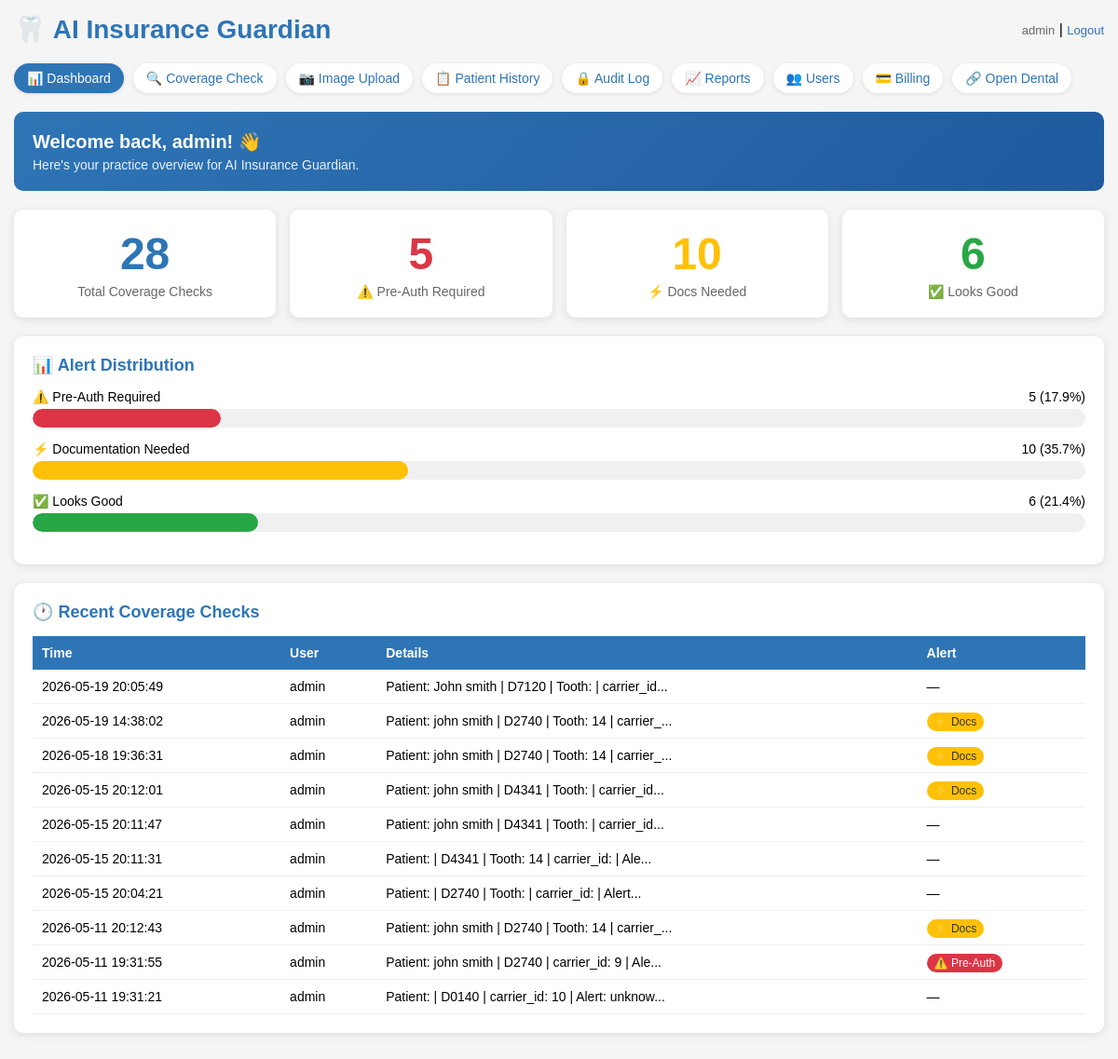
The page /dashboard (signed in) on the database as committed earlier.
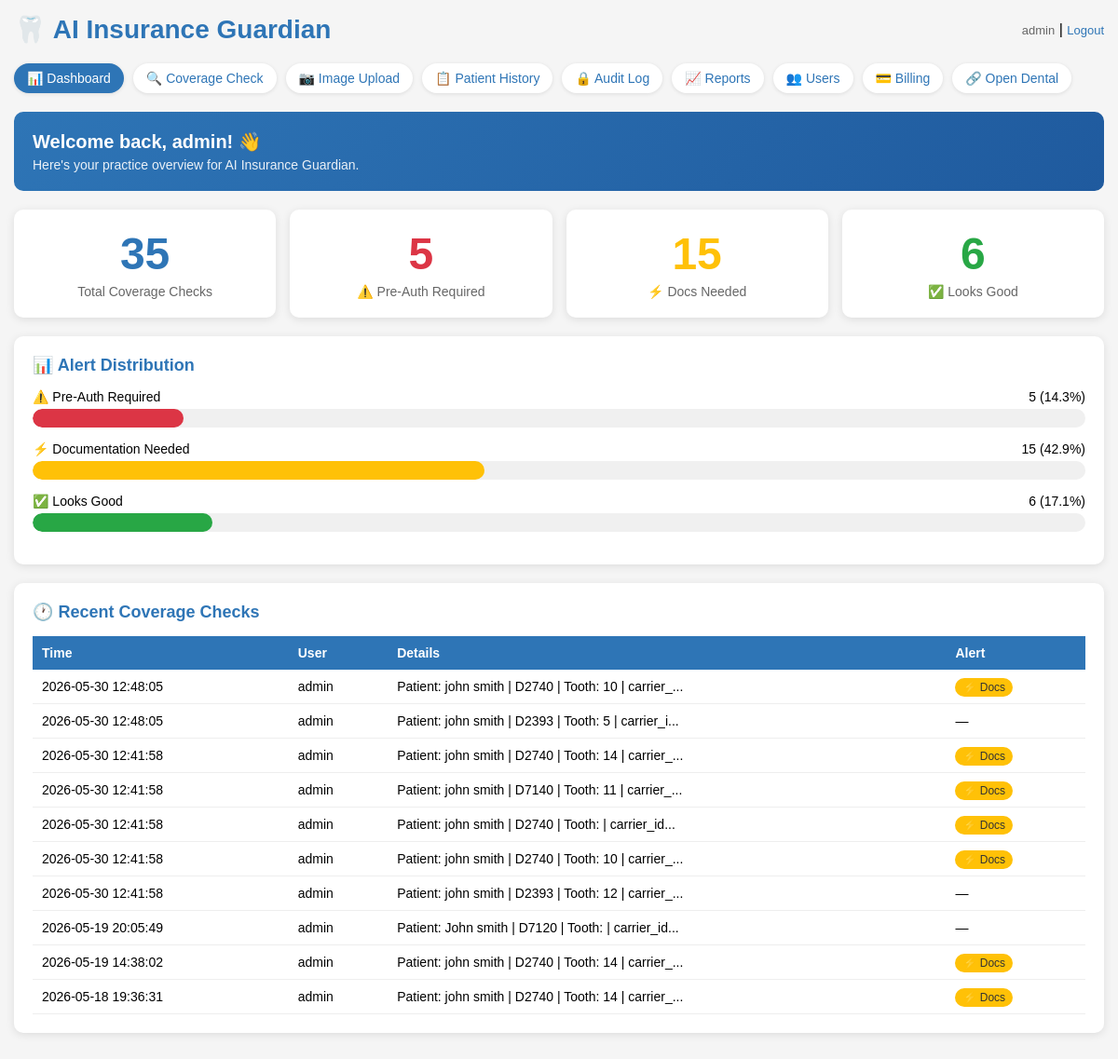
The same page on the database as committed later.
### tables this page shows
CREATE TABLE audit_log (id INTEGER PRIMARY KEY, username TEXT, action TEXT, details TEXT, timestamp TEXT);

### app.py (the view)
@app.route("/dashboard")
@login_required
def dashboard():
    conn = get_db()
    cursor = conn.cursor()
    cursor.execute("SELECT COUNT(*) FROM audit_log WHERE action = 'COVERAGE_CHECK'")
    total_checks = cursor.fetchone()[0]
    cursor.execute("SELECT COUNT(*) FROM audit_log WHERE action = 'COVERAGE_CHECK' AND details LIKE '%Alert: red%'")
    total_red = cursor.fetchone()[0]
    cursor.execute("SELECT COUNT(*) FROM audit_log WHERE action = 'COVERAGE_CHECK' AND details LIKE '%Alert: yellow%'")
    total_yellow = cursor.fetchone()[0]
    cursor.execute("SELECT COUNT(*) FROM audit_log WHERE action = 'COVERAGE_CHECK' AND details LIKE '%Alert: green%'")
    total_green = cursor.fetchone()[0]
    cursor.execute("SELECT * FROM audit_log WHERE action = 'COVERAGE_CHECK' ORDER BY timestamp DESC LIMIT 10")
    recent_checks = cursor.fetchall()
    conn.close()
    return render_template("dashboard.html", total_checks=total_checks, total_red=total_red, total_yellow=total_yellow, total_green=total_green, recent_checks=recent_checks)

### app.py (called while the page is built)
def get_db():
    conn = sqlite3.connect("insurance_guardian.db")
    conn.row_factory = sqlite3.Row
    return conn

@login_manager.user_loader
def load_user(user_id):
    conn = get_db()
    cursor = conn.cursor()
    cursor.execute("SELECT * FROM users WHERE id = ?", (user_id,))
    row = cursor.fetchone()
    conn.close()
    if row:
        return User(row["id"], row["username"], row["role"])
    return None

### templates/dashboard.html (shortened to what the changed rows need)
<!DOCTYPE html>
<html>
<head>
</head>
<body>
    <div class="header">
        <h1>🦷 AI Insurance Guardian</h1>
    </div>
    <div class="welcome-box">
        <h2>Welcome back, {{ current_user.username }}! 👋</h2>
    </div>
    <div class="stats-grid">
        <div class="stat-card stat-total">
            <div class="stat-number">{{ total_checks }}</div>
            <div class="stat-label">Total Coverage Checks</div>
        </div>
        <div class="stat-card stat-yellow">
            <div class="stat-number">{{ total_yellow }}</div>
            <div class="stat-label">⚡ Docs Needed</div>
        </div>
    </div>
    {% if total_checks > 0 %}
    <div class="section-box">
        <h2>📊 Alert Distribution</h2>
        <div class="progress-bar-container">
            <div class="progress-label">
                <span>⚠️ Pre-Auth Required</span>
                <span>{{ total_red }} ({{ ((total_red / total_checks) * 100)|round(1) }}%)</span>
            </div>
            <div class="progress-bar">
                <div class="progress-fill-red" style="width: {{ ((total_red / total_checks) * 100)|round(1) }}%"></div>
            </div>
        </div>
        <div class="progress-bar-container">
            <div class="progress-label">
                <span>⚡ Documentation Needed</span>
                <span>{{ total_yellow }} ({{ ((total_yellow / total_checks) * 100)|round(1) }}%)</span>
            </div>
            <div class="progress-bar">
                <div class="progress-fill-yellow" style="width: {{ ((total_yellow / total_checks) * 100)|round(1) }}%"></div>
            </div>
        </div>
        <div class="progress-bar-container">
            <div class="progress-label">
                <span>✅ Looks Good</span>
                <span>{{ total_green }} ({{ ((total_green / total_checks) * 100)|round(1) }}%)</span>
            </div>
            <div class="progress-bar">
                <div class="progress-fill-green" style="width: {{ ((total_green / total_checks) * 100)|round(1) }}%"></div>
            </div>
        </div>
    </div>
    {% endif %}
    <div class="section-box">
        <h2>🕐 Recent Coverage Checks</h2>
        {% if recent_checks %}
        <table class="recent-table">
            <tr>
                <th>Time</th>
                <th>User</th>
                <th>Details</th>
                <th>Alert</th>
            </tr>
            {% for record in recent_checks %}
            <tr>
                <td>{{ record[4] }}</td>
                <td>{{ record[1] }}</td>
                <td>{{ record[3][:50] }}...</td>
                <td>
                    {% if 'Alert: red' in record[3] %}
                    <span class="badge-red">⚠️ Pre-Auth</span>
                    {% elif 'Alert: yellow' in record[3] %}
                    <span class="badge-yellow">⚡ Docs</span>
                    {% elif 'Alert: green' in record[3] %}
                    <span class="badge-green">✅ Good</span>
                    {% else %}
                    —
                    {% endif %}
                </td>
            </tr>
            {% endfor %}
        </table>
        {% else %}
        <p style="color:#666; text-align:center; padding:20px;">No coverage checks yet. Start by checking a patient's coverage!</p>
        {% endif %}
    </div>
</body>
</html>

Rows that differ between the two databases and show on the page:
no longer on this page (row unchanged): audit_log: timestamp "2026-05-15 20:12:01", username "admin", details "Patient: john smith | D4341 | Tooth: | carrier_id", shows "⚡ Docs"
no longer on this page (row unchanged): audit_log: timestamp "2026-05-15 20:11:47", username "admin", details "Patient: john smith | D4341 | Tooth: | carrier_id"
no longer on this page (row unchanged): audit_log: timestamp "2026-05-15 20:11:31", username "admin", details "Patient: | D4341 | Tooth: 14 | carrier_id: | Ale"
no longer on this page (row unchanged): audit_log: timestamp "2026-05-15 20:04:21", username "admin", details "Patient: | D2740 | Tooth: | carrier_id: | Alert"
no longer on this page (row unchanged): audit_log: timestamp "2026-05-11 20:12:43", username "admin", details "Patient: john smith | D2740 | Tooth: 14 | carrier_", shows "⚡ Docs"
no longer on this page (row unchanged): audit_log: timestamp "2026-05-11 19:31:55", username "admin", details "Patient: john smith | D2740 | carrier_id: 9 | Ale", shows "⚠️ Pre-Auth"
no longer on this page (row unchanged): audit_log: timestamp "2026-05-11 19:31:21", username "admin", details "Patient: | D0140 | carrier_id: 10 | Alert: unknow"
added audit_log: timestamp "2026-05-30 12:48:05", username "admin", details "Patient: john smith | D2740 | Tooth: 10 | carrier_", shows "⚡ Docs"
added audit_log: timestamp "2026-05-30 12:48:05", username "admin", details "Patient: john smith | D2393 | Tooth: 5 | carrier_i"
added audit_log: timestamp "2026-05-30 12:41:58", username "admin", details "Patient: john smith | D2740 | Tooth: 14 | carrier_", shows "⚡ Docs"
added audit_log: timestamp "2026-05-30 12:41:58", username "admin", details "Patient: john smith | D7140 | Tooth: 11 | carrier_", shows "⚡ Docs"
added audit_log: timestamp "2026-05-30 12:41:58", username "admin", details "Patient: john smith | D2740 | Tooth: | carrier_id", shows "⚡ Docs"
added audit_log: timestamp "2026-05-30 12:41:58", username "admin", details "Patient: john smith | D2740 | Tooth: 10 | carrier_", shows "⚡ Docs"
added audit_log: timestamp "2026-05-30 12:41:58", username "admin", details "Patient: john smith | D2393 | Tooth: 12 | carrier_"
Other text that changed with them:
{{ total_checks }}: "28" → "35"
{{ total_yellow }}: "10" → "15"
{{ ((total_red / total_checks) * 100)|round(1) }}: "17.9" → "14.3"
{{ ((total_red / total_checks) * 100)|round(1) }}: 17.9 → 14.3 (drawn)
{{ ((total_yellow / total_checks) * 100)|round(1) }}: "35.7" → "42.9"
{{ ((total_yellow / total_checks) * 100)|round(1) }}: 35.7 → 42.9 (drawn)
{{ ((total_green / total_checks) * 100)|round(1) }}: "21.4" → "17.1"
{{ ((total_green / total_checks) * 100)|round(1) }}: 21.4 → 17.1 (drawn)
